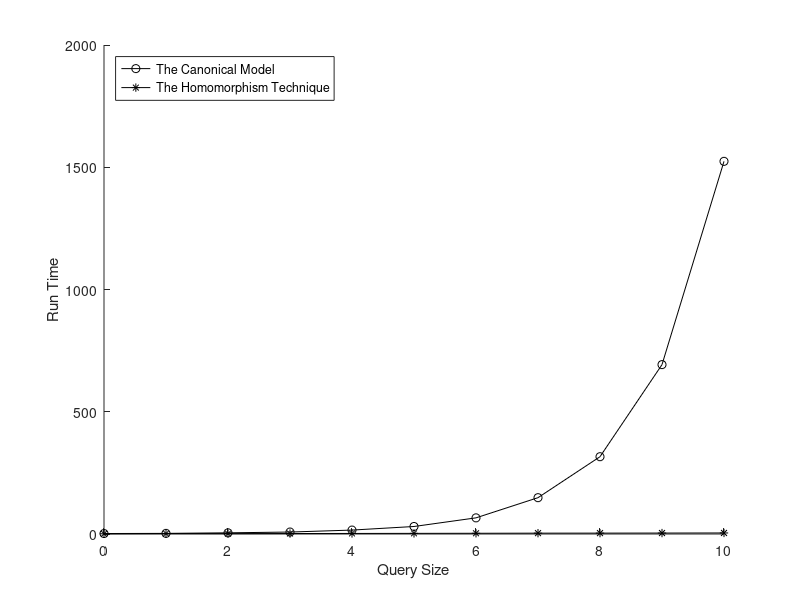

Reproduce this figure in MATLAB.
format long
A = [
	0	1.964200	0.945500;
	1	2.554800	1.803900;
	2	4.817600	1.580800;
	3	8.024700	1.902700;
	4	16.045400	2.261900;
	5	30.718800	2.599400;
	6	66.052200	2.962100;
	7	148.574200	3.444600;
	8	316.154600	3.601000;
	9	692.754700	3.872400;
	10	1524.160600	4.277100;
];

hold on
f = plot(A(:,1), A(:,2), 'k-o');
f = plot(A(:,1), A(:,3), 'k-*');
hold off
xlabel('Query Size')
ylabel('Run Time')
legend('The Canonical Model', 'The Homomorphism Technique', 'Location', 'northwest')
saveas(f, '../img/DescendantWildcardGraph.png');
